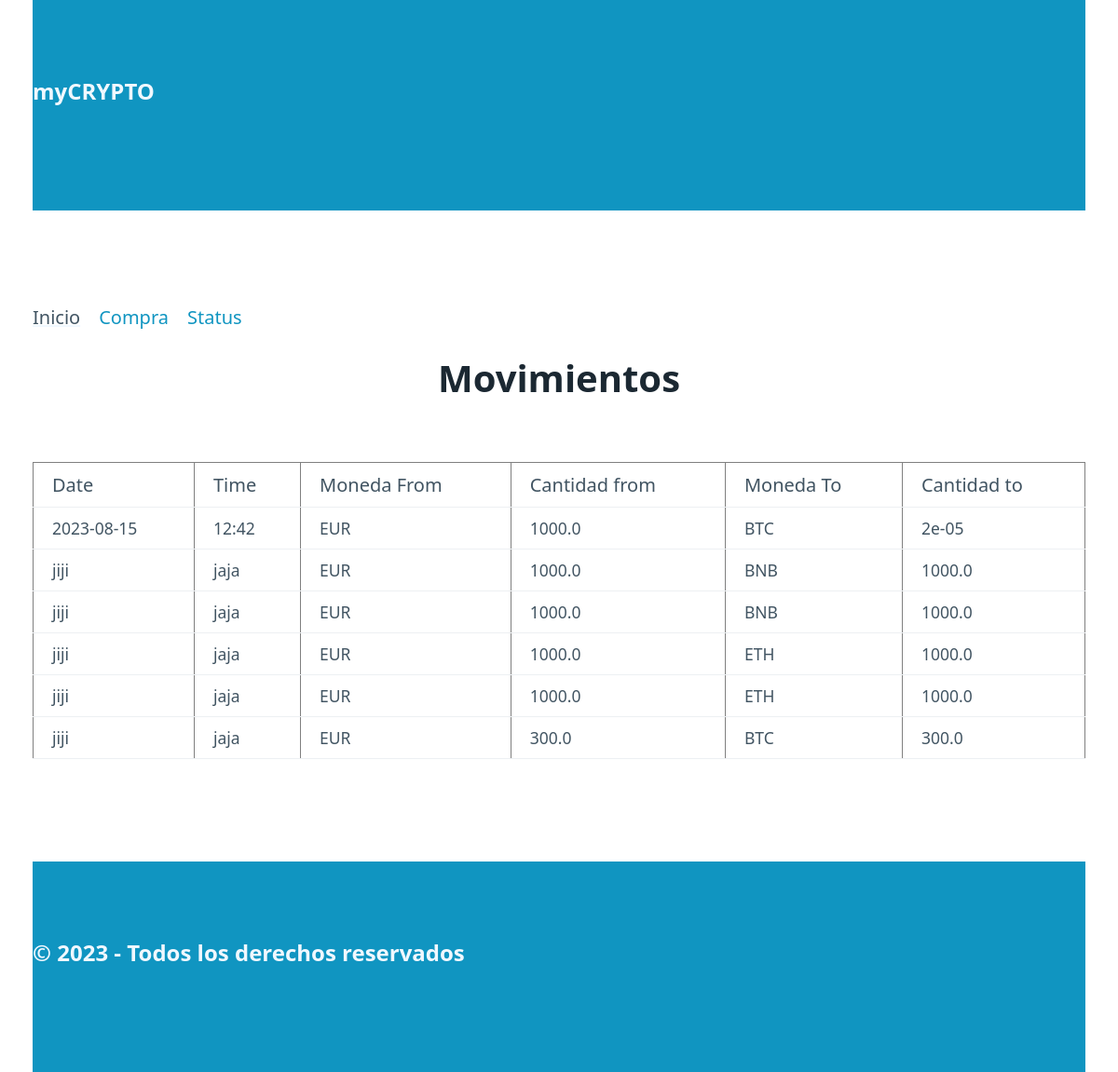
Before: / with the older database file.
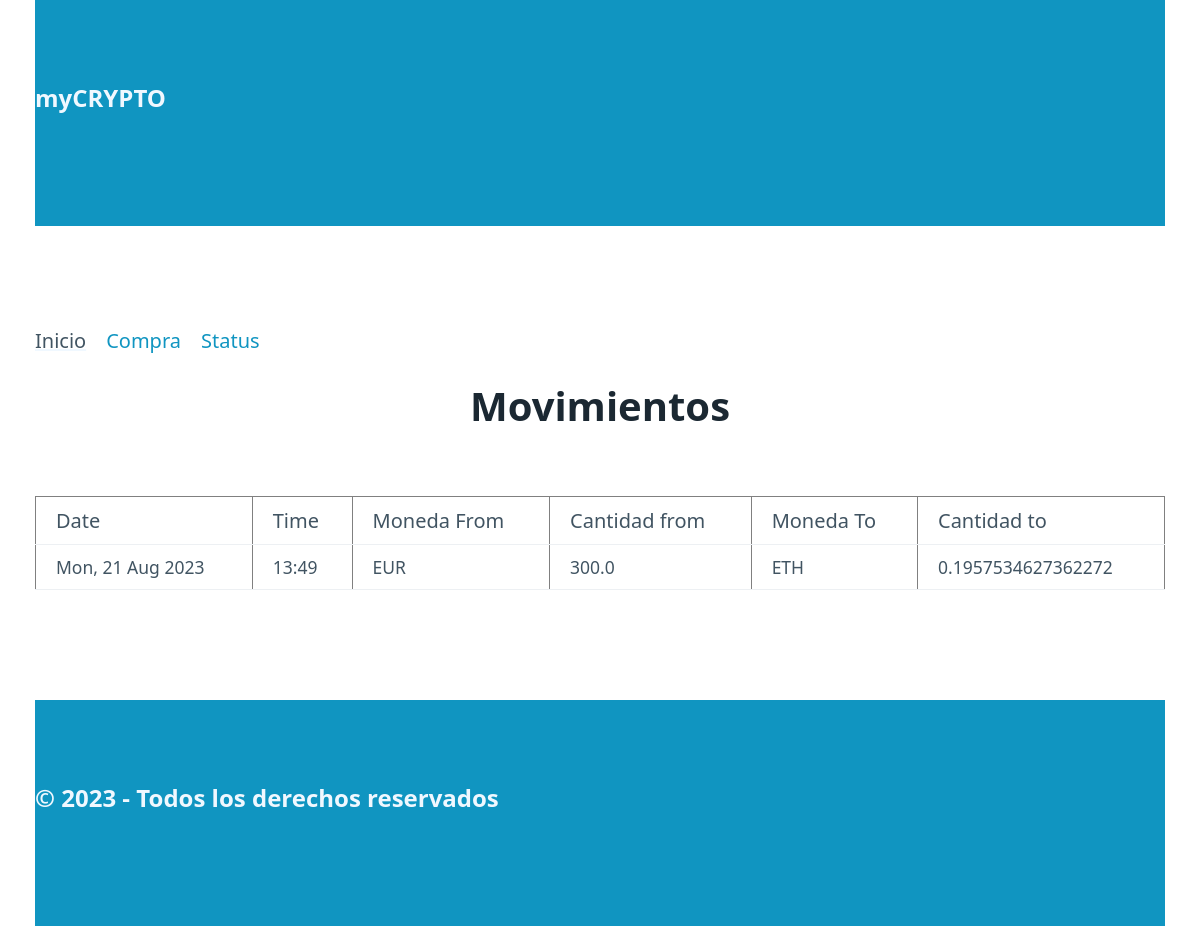
After: the same page with the newer database file.
### tables this page shows
CREATE TABLE "movements" (
	"id"	INTEGER,
	"date"	TEXT,
	"time"	TEXT,
	"moneda_from"	TEXT,
	"cantidad_from"	REAL,
	"moneda_to"	TEXT,
	"cantidad_to"	REAL,
	PRIMARY KEY("id" AUTOINCREMENT)
);

### my_crypto/routes.py (the view)
@app.route("/", methods=['GET'])
def index():
    movements = dao.get_all()
    return render_template("inicio.html", movements=movements)

### my_crypto/models.py (called while the page is built)
    def get_all(self):
        query ="""
        SELECT  date, time, moneda_from, cantidad_from, moneda_to, cantidad_to
            FROM movements
        """
        conn = sqlite3.connect(self.path)
        cur = conn.cursor()
        cur.execute(query)
        res = cur.fetchall()
        lista = []
        for reg in res:
            lista.append(Movement(*reg))
        conn.close()
        return lista

### my_crypto/templates/inicio.html
{% extends "base.html" %}
{% block content %}
<nav class="container">
    <ul>
        <li><a class="isDisabled" href="/">Inicio</a></li>
        <li><a href="/purchase" >Compra</a></li>
        <li><a href="/status" >Status</a></li>
    </ul>
</nav>
<h1 align="center">Movimientos</h1>
<table class="container" border="1px ">
    <tr>
        <th>Date</th>
        <th>Time</th>
        <th>Moneda From</th>
        <th>Cantidad from</th>
        <th>Moneda To</th>
        <th>Cantidad to </th>
    </tr>
    {% if movements %}
        {% for movement in movements %}
        <tr>
            <td>{{ movement.date }}</td>
            <td>{{ movement.time }}</td>
            <td>{{ movement.moneda_from }}</td>
            <td>{{ movement.cantidad_from }}</td>
            <td>{{ movement.moneda_to }}</td>
            <td>{{ movement.cantidad_to }}</td>
        </tr>
        {% endfor %}
    {% else %}
        <tr >
            <th>No hay Movimientos</td>
        </tr>
    {% endif %}
</table>
{% endblock %}

### my_crypto/templates/base.html (shortened to what this page needs)
<html lang="en">
<head>
    <link rel="stylesheet" href="/static/css/pico.css">
    <link rel="stylesheet" href="/static/css/style.css">
</head>
<body class="container">
    <header>
        <p class="container"> myCRYPTO</p>
    </header>
    <main>
        {% block content %}{% endblock%}
    </main class="container">
    <footer>
        <p class="container" >&copy; 2023 - Todos los derechos reservados </p>
    </footer>
</body>
</html>

### my_crypto/static/css/style.css (style rules this page uses)
header, footer { background-color: var(--primary); }
header p, footer p { color: aliceblue; font-weight: bold; font-size: 1.2em; }
.isDisabled { color: currentColor; pointer-events: none; text-decoration-line: underline; text-decoration-color: aliceblue; }

Changed rows visible on the page:
removed movements: date "2023-08-15", time "12:42", moneda_from "EUR", cantidad_from "1000.0", moneda_to "BTC", cantidad_to "2e-05"
removed movements: date "jiji", time "jaja", moneda_from "EUR", cantidad_from "1000.0", moneda_to "BNB", cantidad_to "1000.0"
removed movements: date "jiji", time "jaja", moneda_from "EUR", cantidad_from "1000.0", moneda_to "BNB", cantidad_to "1000.0"
removed movements: date "jiji", time "jaja", moneda_from "EUR", cantidad_from "1000.0", moneda_to "ETH", cantidad_to "1000.0"
removed movements: date "jiji", time "jaja", moneda_from "EUR", cantidad_from "1000.0", moneda_to "ETH", cantidad_to "1000.0"
removed movements: date "jiji", time "jaja", moneda_from "EUR", cantidad_from "300.0", moneda_to "BTC", cantidad_to "300.0"
added movements: date "Mon, 21 Aug 2023", time "13:49", moneda_from "EUR", cantidad_from "300.0", moneda_to "ETH", cantidad_to "0.1957534627362272"
